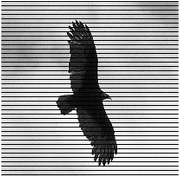
#> input picture Image_Processing/images/patterned_image.png, 179 x 176 px
$ python _auto_masking.py
#> lines starting #> are read from the running program, lines starting #| are printed output that depends on the picture; after the words box and inside, x2 and y2 are one past the last pixel; in counts of white or black regions, pixels touching at a corner belong together
import cv2
import numpy as np
import matplotlib.pyplot as plt

# 1. 이미지 불러오기 (흑백 이미지)
image = cv2.imread('images/patterned_image.png', cv2.IMREAD_GRAYSCALE)
#> image is the input picture: shape (176, 179); min 0, max 255, mean 155.7

# 2. 푸리에 변환 수행
dft = cv2.dft(np.float32(image), flags=cv2.DFT_COMPLEX_OUTPUT)
dft_shift = np.fft.fftshift(dft)

# 3. 푸리에 스펙트럼 계산
magnitude_spectrum = 20 * np.log(cv2.magnitude(dft_shift[:, :, 0], dft_shift[:, :, 1]) + 1)
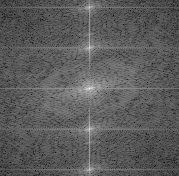
#> magnitude_spectrum: shape (176, 179) float32; min 59.45, max 308.1, mean 149.3; drawn with min black and max white

# 4. Peak 검출을 위한 임계값 처리
_, thresh = cv2.threshold(magnitude_spectrum, 0.7 * np.max(magnitude_spectrum), 255, cv2.THRESH_BINARY)
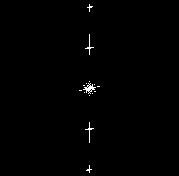
#> thresh: shape (176, 179) float32; 0.53% white in thin lines or dots, all inside (x1, y1, x2, y2) = (79, 4, 100, 173)
thresh = np.uint8(thresh)

# 5. Contour 검출
contours, _ = cv2.findContours(thresh, cv2.RETR_EXTERNAL, cv2.CHAIN_APPROX_SIMPLE)
#> contours = 15 contours, 14 with area under 20; largest, box (x1, y1, x2, y2) and area: (83, 83, 96, 94) 40

# 6. 마스크 생성 (모든 픽셀을 1로 초기화)
rows, cols = image.shape
#> rows = 176; cols = 179
mask = np.ones((rows, cols, 2), np.uint8)

# 7. 검출된 Peak 영역 마스킹
for contour in contours:
    x, y, w, h = cv2.boundingRect(contour)
    cv2.rectangle(mask, (x, y), (x + w, y + h), (0, 0), -1)  # 해당 영역을 0으로 설정
#> this loop made 15 passes
#> (x, y, w, h) on passes 1, 2, 3, 4, 5, 10, 11, 12, 13, 14, 15: (86, 165, 6, 8), (85, 122, 9, 21), (89, 95, 1, 1), (92, 93, 1, 1), (84, 92, 1, 1), (94, 84, 1, 1), (83, 83, 13, 11), (86, 83, 1, 1), (89, 81, 1, 1), (85, 34, 9, 21), (87, 4, 6, 8)
#> (contour, x, y, w, h) on passes 6 to 9: ([[94, 91], [95, 91]], 94, 91, 2, 1), ([[79, 90], [81, 90]], 79, 90, 3, 1), ([[97, 86], [99, 86]], 97, 86, 3, 1), ([[83, 85], [84, 85]], 83, 85, 2, 1)

# 8. 마스크 적용
fshift = dft_shift * mask

# 9. 푸리에 역변환 수행
f_ishift = np.fft.ifftshift(fshift)
img_back = cv2.idft(f_ishift)
img_back = cv2.magnitude(img_back[:, :, 0], img_back[:, :, 1])
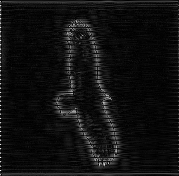
#> img_back: shape (176, 179) float32; min 840.4, max 6764793, mean 440852; drawn with min black and max white

# 10. 결과 시각화
plt.figure(figsize=(12, 8))

plt.subplot(2, 2, 1)
plt.title('Original Image')
plt.imshow(image, cmap='gray')

plt.subplot(2, 2, 2)
plt.title('Magnitude Spectrum')
plt.imshow(magnitude_spectrum, cmap='gray')

plt.subplot(2, 2, 3)
plt.title('Thresholded Peaks')
plt.imshow(thresh, cmap='gray')

plt.subplot(2, 2, 4)
plt.title('Reconstructed Image (After Peak Removal)')
plt.imshow(img_back, cmap='gray')

plt.show()
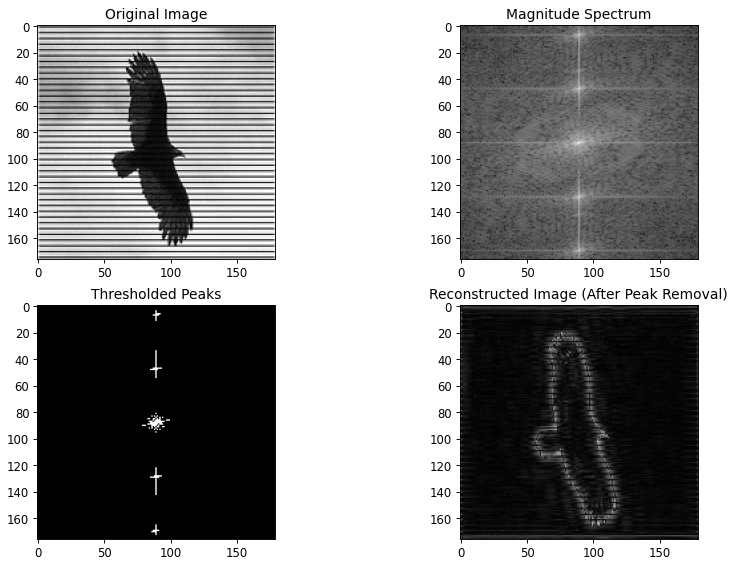
#> figure drawn by matplotlib, 4 panels
